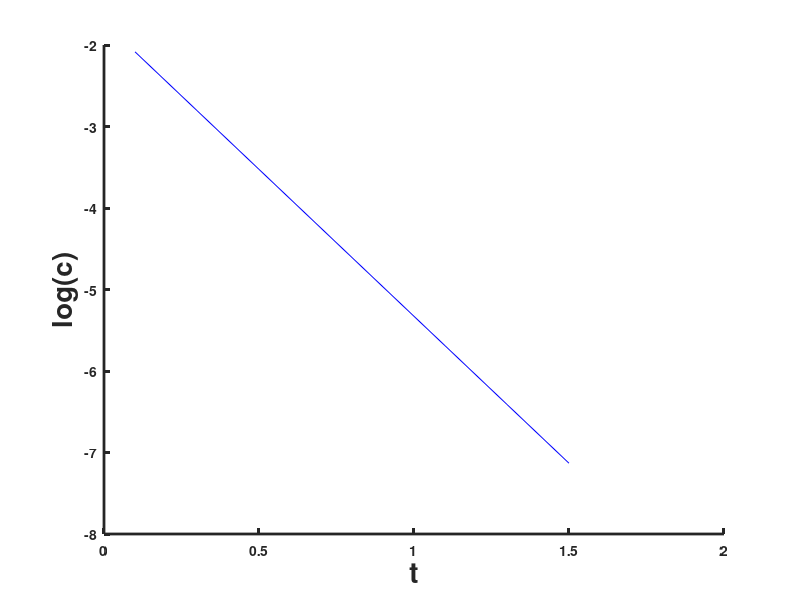

This figure's MATLAB source:
clc;
clear;
L=3;
D=1/10;
V=0.5;
c0=0.3;
t=[0.1:0.2:1.6];
x=[0.1:0.2:1.6];
Pe=(V*L)/D;
Tprima=(t.*D)./(L^2);
lamda=Pe/2;
X=x./L;
T=(lamda^2).*Tprima;
cte1=-((2*pi)/(lamda^2));
aux=0;
for n=1:30000
    aux=aux+((n*sin(n*pi*X))/(1+(((n^2)*(pi^2))/(lamda^2)))).*(exp(-(1+(((n^2)*(pi^2))/(lamda^2)))*T)-1);
endfor
%finfor  
c=cte1.*aux;
c=c0.*c;

y=log(c);
%fin for
sumt=0;
for i=1:length(t)
  sumt=sumt+t(i);
endfor
%finpara

sumy=0;
for i=1:length(y)
  sumy=sumy+y(i);
endfor
%finpara

t_2_sum=0;
for i=1:length(t)
  t_2_sum=t_2_sum+((t(i))^2);
endfor
%finpara

t_sum_2=sumt^2;

txy=0;
for i=1:length(t)
  txy(i)=t(i)*y(i);
endfor
%finpara
sumtxy=0;
for i=1:length(txy)
  sumtxy=sumtxy+txy(i);
endfor
%finpara

promt=sumt/length(t);
promy=sumy/length(y);

fprintf('\nsuma ln(c) = %f',sumy);
fprintf('\nsuma t = %f',sumt);
fprintf('\nsumatoria de t cuadrado = %f',t_2_sum);
fprintf('\nsumatoria al cuadrado de t= %f',t_sum_2);
fprintf('\nsumatoria de t*ln(c) = %f',sumtxy);
fprintf('\npromedio de t= %f',promt);
fprintf('\npromedio de ln(c) = %f',promy);
fprintf('\n_____________________________________________________');

a1=(length(t)*sumtxy-sumt*sumy)/(length(t)*t_2_sum-t_sum_2);
a0=promy-a1*promt;

fprintf('\n\nValor de a0: ln(alfa)= %f',a0);
fprintf('\nValor de a1: beta= %f',a1);
fprintf('\n_____________________________________________________');
ln_c=0;
for i=1:length(t)
  ln_c(i)=a0+a1*t(i);
endfor
%finpara

fprintf('\n\n');
for i=1:length(ln_c)
  fprintf('\n Valor de ln(c) %f',ln_c(i));
  fprintf('   Valor de t %f',t(i));
endfor
%finpara

fprintf('\n\nEcuacion Lineal De C: ln(c)=%f',a0);
fprintf('%f',a1);
fprintf('*t');
hold on
plot(t,ln_c,'-b','linewidth',0.3);
ylabel("log(c)","fontweight","bold","fontsize",20);
xlabel("t","fontweight","bold","fontsize",20);
h=get(gcf,"currentaxes");
set(h,"fontweight","bold","linewidth",2);
print('linealizacion_Expo.jpg','-r300','-djpg','-F:Helvetica:12','-tight');

fprintf('\nfin programa');
